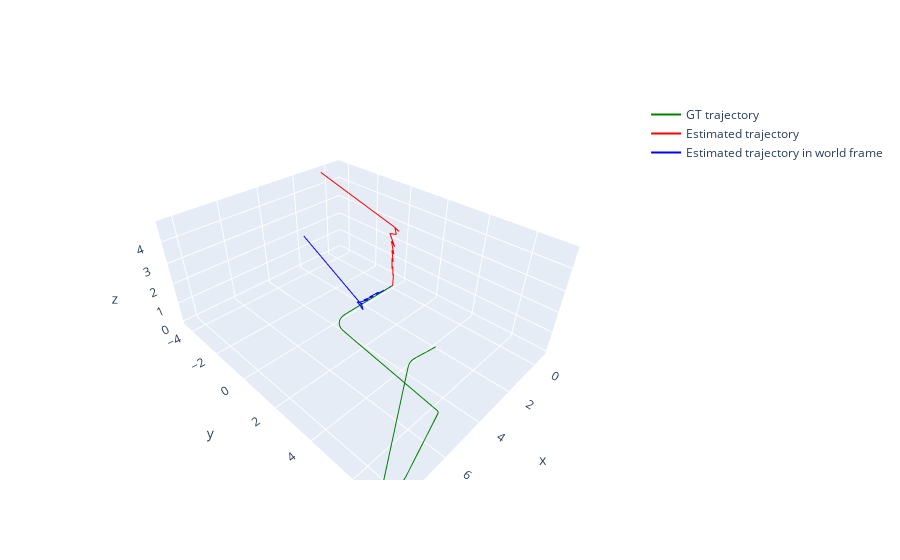

Notebook code for this chart:
### Code cell
estimated_trajectory = vo.get_trajectory()
gt_trajectory = data.get_trajectory()

C = camera.get_camera_transform()
 
estimated_poses = estimated_trajectory['poses']
estimated_poses_in_world = [] 

MAX_FRAMES = 121
for i in range(len(estimated_poses)):
    if i == MAX_FRAMES: break
    pose = estimated_poses[i]
    pose_in_world = C @ pose
    estimated_poses_in_world.append(pose_in_world)
    

estimated_positions = []
estimated_positions_in_world = [] 
for i in range(len(estimated_poses_in_world)):
    estimated_positions.append(estimated_poses[i][:3, 3]*0.208)
    estimated_positions_in_world.append(estimated_poses_in_world[i][:3, 3]*0.208)

gt_poses = []
gt_positions = []
for i in range(121):
    if i == MAX_FRAMES: break
    x_gt, y_gt, theta_gt = gt_trajectory[i]['ground_truth_pose']
    gt_poses.append(np.array([x_gt, y_gt, 0, 0, 0, theta_gt]))
    gt_positions.append(np.array([x_gt, y_gt, 0]))
    
fig = go.Figure()
gt_x_coords = [position[0] for position in gt_positions]
gt_y_coords = [position[1] for position in gt_positions]
gt_z_coords = [position[2] for position in gt_positions]
fig.add_trace(go.Scatter3d(x=gt_x_coords, y=gt_y_coords, z=gt_z_coords, mode='lines', name='GT trajectory', line=dict(color='green')))

estimated_x_coords = [position[0] for position in estimated_positions]
estimated_y_coords = [position[1] for position in estimated_positions]
estimated_z_coords = [position[2] for position in estimated_positions]
fig.add_trace(go.Scatter3d(x=estimated_x_coords, y=estimated_y_coords, z=estimated_z_coords, mode='lines', name='Estimated trajectory', line=dict(color='red')))

estimated_x_coords_in_world = [position[0] for position in estimated_positions_in_world]
estimated_y_coords_in_world = [position[1] for position in estimated_positions_in_world]
estimated_z_coords_in_world = [position[2] for position in estimated_positions_in_world]
fig.add_trace(go.Scatter3d(x=estimated_x_coords_in_world, y=estimated_y_coords_in_world, z=estimated_z_coords_in_world, mode='lines', name='Estimated trajectory in world frame', line=dict(color='blue')))

fig.show()
